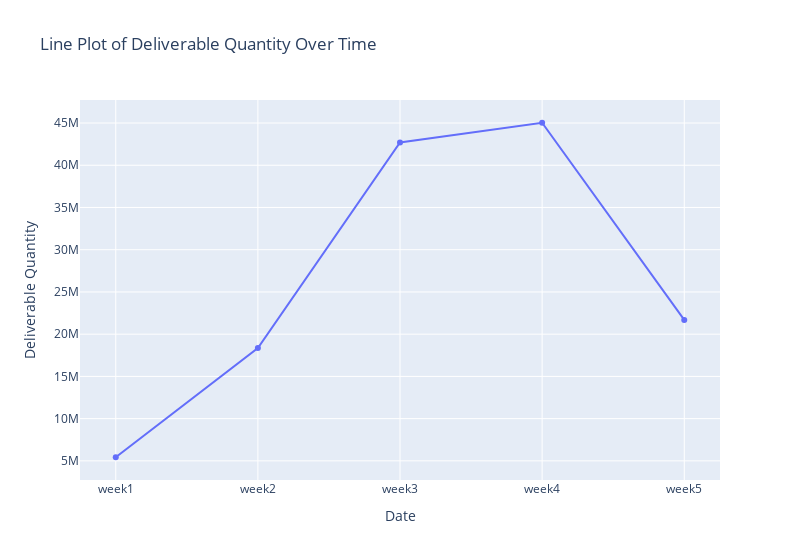

Notebook source saved alongside this figure:
### Code cell
fig = go.Figure()


fig.add_trace(go.Scatter(x=x, y=y, mode='lines+markers', name='Deliverable Quantity'))

fig.update_layout(
    title='Line Plot of Deliverable Quantity Over Time',
    xaxis_title='Date',
    yaxis_title='Deliverable Quantity',
    template='plotly',
    width=800
)


fig.show()

### Figure 1 — Plotly figure (JSON) as saved in the notebook; plotly's stock layout.template omitted (floating-point values rounded to 4 significant figures)
{"data": [{"mode": "lines+markers", "name": "Deliverable Quantity", "type": "scatter", "x": ["week1", "week2", "week3", "week4", "week5"], "y": [5428897, 18352301, 42705429, 45031605, 21687871]}], "layout": {"title": {"text": "Line Plot of Deliverable Quantity Over Time"}, "width": 800, "xaxis": {"title": {"text": "Date"}}, "yaxis": {"title": {"text": "Deliverable Quantity"}}}}
